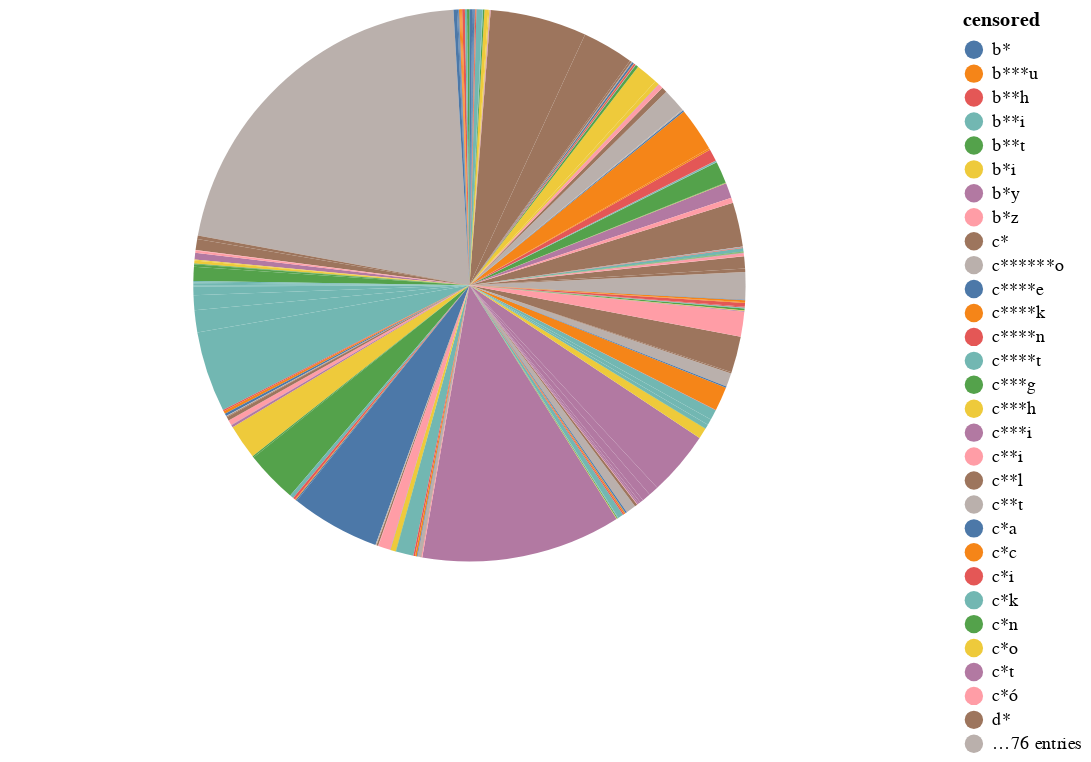

The notebook cell this image was saved under:
### Code cell
#Sử dụng dataframe All_nagative_words: Pie Chart

import altair as alt
chart = alt.Chart(All_nagative_words).mark_arc().encode(
    theta=alt.Theta(field="count", type="quantitative"),
    color=alt.Color(field="censored", type="nominal"),
).properties(
    width=500,
    height=300,
)
chart

### Figure 1 — Vega-Lite specification as saved in the notebook (floating-point values rounded to 4 significant figures; data arrays with more than 128 entries replaced by an {"elided": "..."} marker saying what was removed)
{"config": {"view": {"continuousWidth": 400, "continuousHeight": 300}}, "data": {"name": "data-47395fb5abbc70ed6bb3294bf5e4b4b6"}, "mark": "arc", "encoding": {"color": {"field": "censored", "type": "nominal"}, "theta": {"field": "count", "type": "quantitative"}}, "height": 300, "width": 500, "$schema": "https://vega.github.io/schema/vega-lite/v4.17.0.json", "datasets": {"data-47395fb5abbc70ed6bb3294bf5e4b4b6": {"elided": "158 records"}}}
